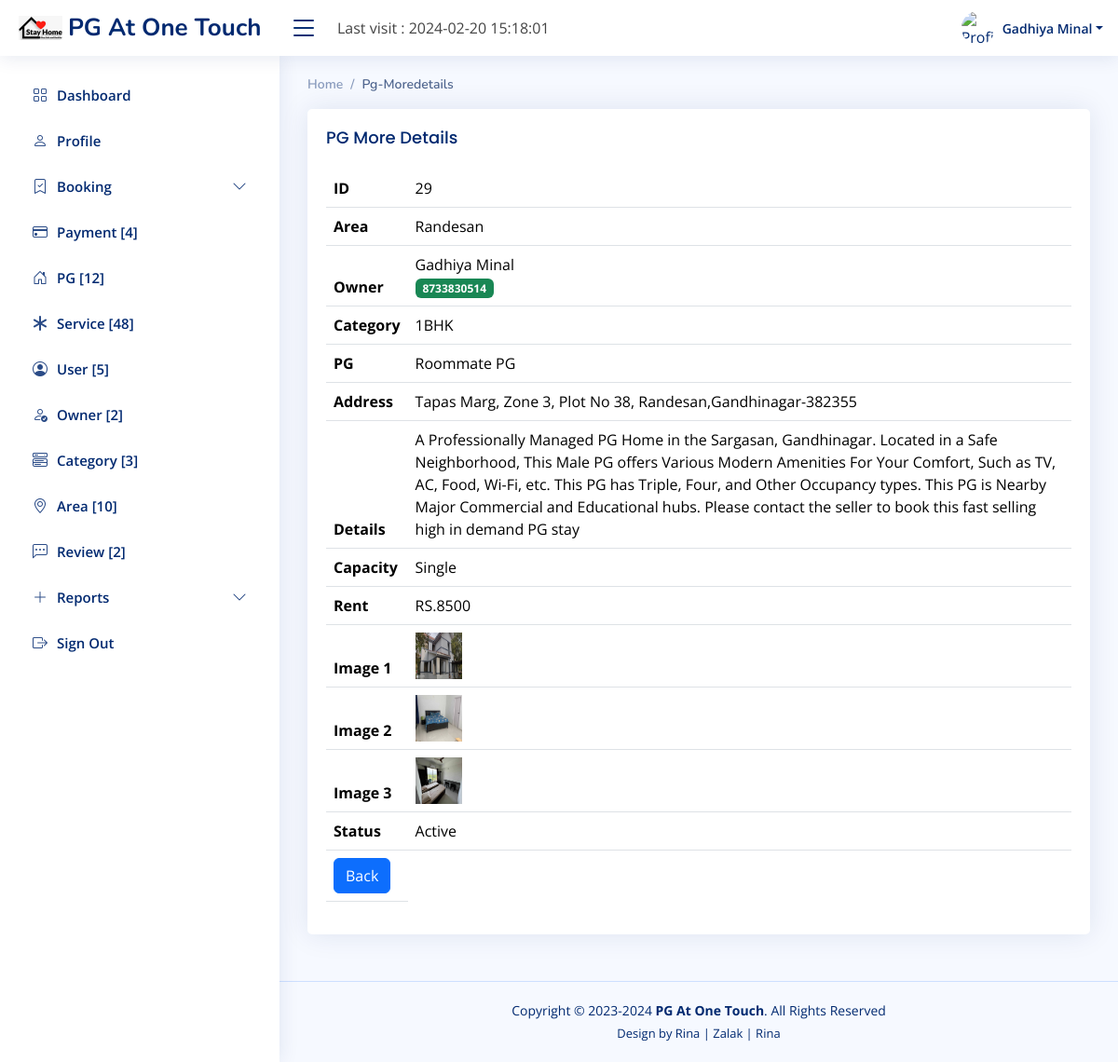
Page /Owner/index.php?file=pg-moredetails&pgid=29 (signed in) on the committed database.
### tables this page shows
CREATE TABLE IF NOT EXISTS `pg_tb` (
  `pg_id` int(11) NOT NULL AUTO_INCREMENT,
  `cat_id` int(11) NOT NULL,
  `ar_id` int(11) NOT NULL,
  `o_id` int(11) NOT NULL,
  `pg_name` varchar(50) NOT NULL,
  `pg_add` text NOT NULL,
  `pg_details` text NOT NULL,
  `pg_image1` varchar(100) NOT NULL,
  `pg_image2` varchar(100) NOT NULL,
  `pg_image3` varchar(100) NOT NULL,
  `pg_capacity` varchar(20) NOT NULL,
  `pg_rent` int(11) NOT NULL,
  `pg_status` enum('Active','Deactive') NOT NULL,
  `pg_cdate` datetime NOT NULL,
  `pg_udate` datetime NOT NULL,
  PRIMARY KEY (`pg_id`)
);

CREATE TABLE IF NOT EXISTS `area_tb` (
  `ar_id` int(11) NOT NULL AUTO_INCREMENT,
  `ar_name` varchar(50) NOT NULL,
  `ar_status` enum('Active','Deactive') NOT NULL,
  `ar_cdate` datetime NOT NULL,
  `ar_udate` datetime NOT NULL,
  PRIMARY KEY (`ar_id`)
);

CREATE TABLE IF NOT EXISTS `owner_tb` (
  `o_id` int(11) NOT NULL AUTO_INCREMENT,
  `o_name` varchar(50) NOT NULL,
  `o_contact` bigint(22) NOT NULL,
  `o_add` text NOT NULL,
  `o_image` varchar(100) NOT NULL,
  `o_idproof` varchar(100) NOT NULL,
  `o_password` varchar(20) NOT NULL,
  `o_status` enum('Active','Deactive') NOT NULL,
  `o_cdate` datetime NOT NULL,
  `o_udate` datetime NOT NULL,
  PRIMARY KEY (`o_id`)
);

CREATE TABLE IF NOT EXISTS `category_tb` (
  `cat_id` int(11) NOT NULL AUTO_INCREMENT,
  `cat_name` varchar(50) NOT NULL,
  `cat_image` varchar(100) NOT NULL,
  `cat_status` enum('Active','Deactive') NOT NULL,
  `cat_cdate` datetime NOT NULL,
  `cat_udate` datetime NOT NULL,
  PRIMARY KEY (`cat_id`)
);

### Owner/middle/pg-moredetails.php (the view, shortened to what this page needs)
<?php
$pgid = $_REQUEST['pgid'];
?>
		 <section class="section">
      <div class="row">
        <div class="col-lg-12">
          <div class="card">
            <div class="card-body" style="overflow-x: auto;">
              <h5 class="card-title">PG More Details</h5>
              <?php
					 $sel = "select * from pg_tb, category_tb,area_tb,owner_tb where pg_tb.cat_id=category_tb.cat_id and pg_tb.ar_id = area_tb.ar_id and pg_tb.o_id = owner_tb.o_id and pg_tb.pg_id = '$pgid' order by pg_tb.pg_id DESC";
					$selr = $con->query($sel);
					foreach($selr as $selv);
				?>
              <table class="table datatable">
                <thead>
                  <tr>
                    <th scope="col">ID</th>
					<td><?php echo $selv['pg_id']; ?></td>
                  </tr>
				   <tr>
                    <th scope="col">Area</th>
					<td><?php echo $selv['ar_name']; ?></td>
                  </tr>
				  <tr>
                    <th scope="col">Owner</th>
					<td><?php echo $selv['o_name']; ?><br/>
					<span class="badge bg-success"><?php echo $selv['o_contact']; ?></span></td>
				 </tr>
				 <tr>
                    <th scope="col">Category</th>
					<td><?php echo $selv['cat_name']; ?></td>
                  </tr>
				 <tr>
                    <th scope="col">PG</th>
					<td><?php echo $selv['pg_name']; ?></td>
                  </tr>
				  <tr>
                    <th scope="col">Address</th>
					<td><?php echo $selv['pg_add']; ?></td>
                  </tr>
				  <tr>
                    <th scope="col">Details</th>
					<td><?php echo $selv['pg_details']; ?></td>
                  </tr>
				  <tr>
                    <th scope="col">Capacity</th>
					<td><?php echo $selv['pg_capacity']; ?></td>
                  </tr>
				  <tr>
                    <th scope="col">Rent</th>
					<td>RS.<?php echo $selv['pg_rent']; ?></td>
                  </tr>
				  <tr>
                    <th scope="col">Image 1</th>
					<td><a href="../upload/pg/<?php echo $selv['pg_image1'];?>" target="_blank"><img src="../upload/pg/<?php echo $selv['pg_image1'];?>" height="50px" width="50px" /></a></td>
                  </tr>
				  <tr>
                    <th scope="col">Image 2</th>
					<td><a href="../upload/pg/<?php echo $selv['pg_image2'];?>" target="_blank"><img src="../upload/pg/<?php echo $selv['pg_image2'];?>" height="50px" width="50px" /></a></td>
                  </tr>
				  <tr>
                    <th scope="col">Image 3</th>
					<td><a href="../upload/pg/<?php echo $selv['pg_image3'];?>" target="_blank"><img src="../upload/pg/<?php echo $selv['pg_image3'];?>" height="50px" width="50px" /></a></td>
                  </tr>
				  	<tr>
                    <th scope="col">Status</th>
					<td><?php echo $selv['pg_status'];?></td>
                  </tr>
				  <tr>
				  <th><a href="index.php?file=pg" >
				<button type="button" class="btn btn-primary"> Back</button>
				</a>
				</th>
				  </tr>
                </thead>
              </table>
            </div>
          </div>
        </div>
      </div>
    </section>

### Owner/assets/css/style.css (style rules this page uses)
:root { scroll-behavior: smooth; }
body { font-family: "Open Sans", sans-serif; background: #f6f9ff; color: #444444; }
a { color: #4154f1; text-decoration: none; }
h1, h2, h3, h4, h5, h6 { font-family: "Nunito", sans-serif; }
.card { margin-bottom: 30px; border: none; border-radius: 5px; box-shadow: 0px 0 30px rgba(1, 41, 112, 0.1); }
.card-title { padding: 20px 0 15px 0; font-size: 18px; font-weight: 500; color: #012970; font-family: "Poppins", sans-serif; }
.card-body { padding: 0 20px 20px 20px; }

### rows in the picture
pg_tb: pg_id "29", ar.ar_name "Randesan", o.o_name "Gadhiya Minal", o.o_contact "8733830514", cat.cat_name "1BHK", pg_name "Roommate PG", pg_add "Tapas Marg, Zone 3, Plot No 38, Randesan,Gandhinagar-382355", pg_details "A Professionally Managed PG Home in the Sargasan, Gandhinagar. Located in a Safe Neighborhood, This Male PG offers Various Modern Amenities For Your Comfort, Such as TV, AC, Food, Wi-Fi, etc. This PG has Triple, Four, and Other Occupancy types. This PG is Nearby Major Commercial and Educational hubs. Please contact the seller to book this fast selling high in demand PG stay", pg_capacity "Single", pg_rent "8500", pg_image1 (picture), pg_image2 (picture), pg_image3 (picture), pg_status "Active"

### other values in the picture
$_SESSION['time'] "2024-02-20 15:18:01"
$_SESSION['ownername'] "Gadhiya Minal"
$pcountrv['PAYMENT'] "4"
$pgcountrv['PG'] "12"
$srcountrv['SERVICE'] "48"
$ucountrv['USER'] "5"
$ocountrv['OWNER'] "2"
$catcountrv['CATEGORY'] "3"
$arcountrv['AREA'] "10"
$fcountreview['REVIEW'] "2"
$filename "Pg-Moredetails"
